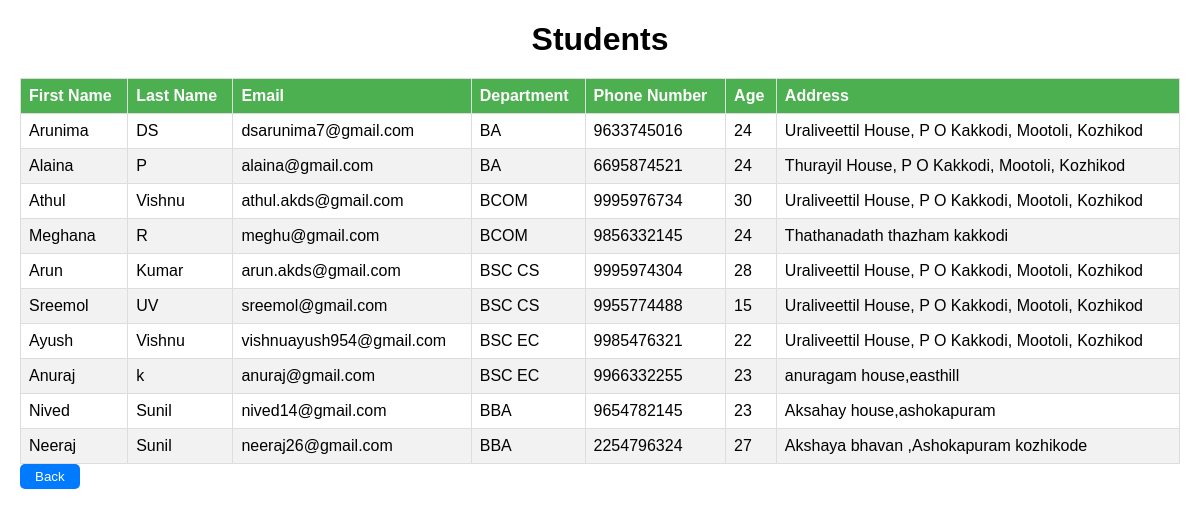
The app's page /view_students/ with its own data.
### Home/models.py (models this page shows, shortened)
class Student(models.Model):
    user = models.OneToOneField(User, on_delete=models.CASCADE)
    department = models.ForeignKey(Department, on_delete=models.CASCADE)
    first_name = models.CharField(max_length=50)
    last_name = models.CharField(max_length=50)
    email = models.EmailField(max_length=50)
    phone_number = models.IntegerField()
    age = models.IntegerField()
    address = models.CharField(max_length=50)

class Department(models.Model):
    Department_name=models.CharField(max_length=50)

### Home/views.py (the view)
# urls.py: path('view_students/',views.view_students,name='view_students'),
def view_students(request):
    students = Student.objects.all()
    return render(request, 'view_students.html', {'students': students})

### Home/templates/view_students.html (shortened to what this page needs)
<!DOCTYPE html>
<html>
  <head>
  </head>
  <body>
    <h1>Students</h1>
    <table border="1px" width="50%">
      <thead>
        <tr>
          <th>First Name</th>
          <th>Last Name</th>
          <th>Email</th>
          <th>Department</th>
          <th>Phone Number</th>
          <th>Age</th>
          <th>Address</th>
        </tr>
      </thead>
      <tbody>
        {% for student in students %}
        <tr>
          <td>{{ student.first_name }}</td>
          <td>{{ student.last_name }}</td>
          <td>{{ student.email }}</td>
          <td>{{ student.department.Department_name }}</td>
          <td>{{ student.phone_number }}</td>
          <td>{{ student.age }}</td>
          <td>{{ student.address }}</td>
        </tr>
        {% endfor %}
      </tbody>
    </table>
    <a href="/home/"><button>Back</button></a>
  </body>
</html>

### Home/templates/view_students.html (style rules this page uses)
body { font-family: Arial, sans-serif; margin: 20px; }
h1 { text-align: center; margin-bottom: 20px; }
table { width: 100%; border-collapse: collapse; margin: auto; }
th, td { border: 1px solid #ddd; padding: 8px; text-align: left; }
th { background-color: #4caf50; color: white; }
tr:nth-child(even) { background-color: #f2f2f2; }
button { padding: 5px 15px; background-color: #007bff; border: none; color: white; cursor: pointer; border-radius: 5px; }

### records on screen
Student: first_name "Arunima", last_name "DS", email "dsarunima7@gmail.com", department.Department_name "BA", phone_number "9633745016", age "24", address "Uraliveettil House, P O Kakkodi, Mootoli, Kozhikod"
Student: first_name "Alaina", last_name "P", email "alaina@gmail.com", department.Department_name "BA", phone_number "6695874521", age "24", address "Thurayil House, P O Kakkodi, Mootoli, Kozhikod"
Student: first_name "Athul", last_name "Vishnu", email "athul.akds@gmail.com", department.Department_name "BCOM", phone_number "9995976734", age "30", address "Uraliveettil House, P O Kakkodi, Mootoli, Kozhikod"
Student: first_name "Meghana", last_name "R", email "meghu@gmail.com", department.Department_name "BCOM", phone_number "9856332145", age "24", address "Thathanadath thazham kakkodi"
Student: first_name "Arun", last_name "Kumar", email "arun.akds@gmail.com", department.Department_name "BSC CS", phone_number "9995974304", age "28", address "Uraliveettil House, P O Kakkodi, Mootoli, Kozhikod"
Student: first_name "Sreemol", last_name "UV", email "sreemol@gmail.com", department.Department_name "BSC CS", phone_number "9955774488", age "15", address "Uraliveettil House, P O Kakkodi, Mootoli, Kozhikod"
Student: first_name "Ayush", last_name "Vishnu", email "vishnuayush954@gmail.com", department.Department_name "BSC EC", phone_number "9985476321", age "22", address "Uraliveettil House, P O Kakkodi, Mootoli, Kozhikod"
Student: first_name "Anuraj", last_name "k", email "anuraj@gmail.com", department.Department_name "BSC EC", phone_number "9966332255", age "23", address "anuragam house,easthill"
Student: first_name "Nived", last_name "Sunil", email "nived14@gmail.com", department.Department_name "BBA", phone_number "9654782145", age "23", address "Aksahay house,ashokapuram"
Student: first_name "Neeraj", last_name "Sunil", email "neeraj26@gmail.com", department.Department_name "BBA", phone_number "2254796324", age "27", address "Akshaya bhavan ,Ashokapuram kozhikode"
